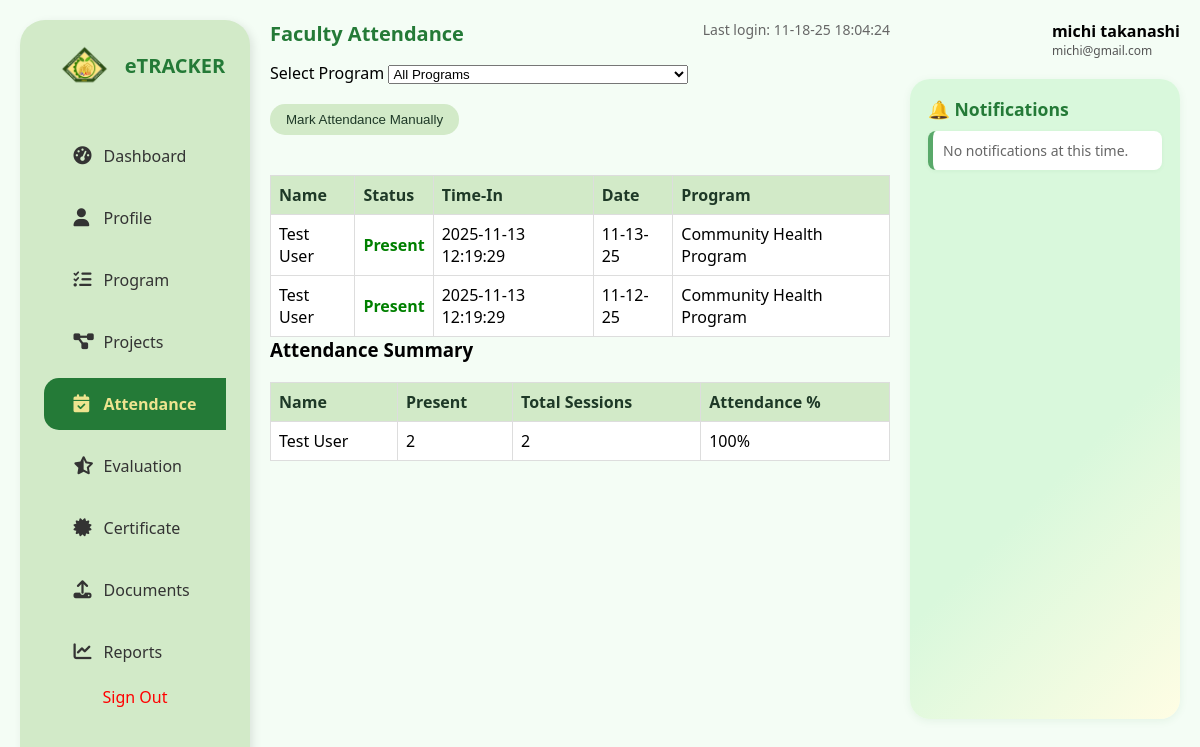
Screenshot of /FACULTY/Attendance.php?program_id=53 (signed in) with the database file from the repository.
### tables this page shows
CREATE TABLE `attendance` (
  `id` int(11) NOT NULL AUTO_INCREMENT,
  `student_name` varchar(255) NOT NULL,
  `program_id` int(11) NOT NULL,
  `status` enum('Present','Late','Absent') DEFAULT 'Present',
  `time_in` timestamp NULL DEFAULT current_timestamp(),
  `date` date NOT NULL,
  `session_id` int(11) DEFAULT NULL,
  `created_at` timestamp NULL DEFAULT current_timestamp(),
  PRIMARY KEY (`id`),
  KEY `idx_program` (`program_id`),
  KEY `idx_date` (`date`),
  KEY `idx_student` (`student_name`),
  CONSTRAINT `attendance_ibfk_1` FOREIGN KEY (`program_id`) REFERENCES `programs` (`id`) ON DELETE CASCADE
);

CREATE TABLE `programs` (
  `id` int(11) NOT NULL AUTO_INCREMENT,
  `program_name` varchar(255) NOT NULL,
  `project_titles` longtext DEFAULT NULL,
  `department_id` int(11) DEFAULT NULL,
  `department` varchar(100) DEFAULT NULL,
  `program_type` varchar(100) DEFAULT NULL,
  `location` varchar(255) DEFAULT NULL,
  `target_audience` varchar(100) DEFAULT NULL,
  `start_date` date DEFAULT NULL,
  `previous_date` date DEFAULT NULL,
  `end_date` date DEFAULT NULL,
  `status` enum('planning','ongoing','ended','completed','cancelled') DEFAULT 'planning',
  `max_students` int(11) DEFAULT 0,
  `male_count` int(11) DEFAULT 0,
  `female_count` int(11) DEFAULT 0,
  `requirements` text DEFAULT NULL,
  `budget` decimal(10,2) DEFAULT NULL,
  `description` text DEFAULT NULL,
  `sdg_goals` text DEFAULT NULL,
  `faculty_id` int(11) DEFAULT NULL,
  `created_at` timestamp NOT NULL DEFAULT current_timestamp(),
  `updated_at` timestamp NOT NULL DEFAULT current_timestamp() ON UPDATE current_timestamp(),
  `is_archived` tinyint(1) NOT NULL DEFAULT 0,
  `archived_at` datetime DEFAULT NULL,
  PRIMARY KEY (`id`),
  KEY `fk_faculty_id_faculty` (`faculty_id`),
  KEY `programs_ibfk_1` (`department_id`),
  KEY `idx_programs_is_archived` (`is_archived`),
  KEY `idx_programs_department_id` (`department_id`),
  KEY `idx_programs_faculty_id` (`faculty_id`),
  KEY `idx_programs_status` (`status`),
  CONSTRAINT `fk_faculty_id_faculty` FOREIGN KEY (`faculty_id`) REFERENCES `users` (`id`) ON DELETE CASCADE ON UPDATE CASCADE,
  CONSTRAINT `programs_ibfk_1` FOREIGN KEY (`department_id`) REFERENCES `departments` (`department_id`) ON DELETE CASCADE ON UPDATE CASCADE
);

CREATE TABLE `users` (
  `id` int(11) NOT NULL AUTO_INCREMENT,
  `firstname` varchar(100) DEFAULT NULL,
  `lastname` varchar(100) DEFAULT NULL,
  `email` varchar(255) DEFAULT NULL,
  `password` varchar(255) DEFAULT NULL,
  `department_id` int(11) DEFAULT NULL,
  `role` enum('admin','faculty','student') DEFAULT NULL,
  `created_at` timestamp NOT NULL DEFAULT current_timestamp(),
  `phone` varchar(20) DEFAULT NULL,
  `department` varchar(100) DEFAULT NULL,
  `comm_preference` enum('email','sms') DEFAULT 'email',
  `verification_status` enum('verified','unverified') DEFAULT 'unverified',
  PRIMARY KEY (`id`),
  KEY `department_id` (`department_id`),
  CONSTRAINT `users_ibfk_1` FOREIGN KEY (`department_id`) REFERENCES `departments` (`department_id`) ON DELETE CASCADE
);

### FACULTY/Attendance.php (the view, shortened to what this page needs)
<?php
require_once 'db.php';
$user_id = $_SESSION['user_id'];
$user_fullname = 'Unknown User';
$user_email = 'unknown@cvsu.edu.ph';
$user_sql = "SELECT firstname, lastname, email FROM users WHERE id = ?";
$user_stmt = $conn->prepare($user_sql);
$user_stmt->bind_param("i", $user_id);
$user_stmt->execute();
$user_result = $user_stmt->get_result();
if ($user_row = $user_result->fetch_assoc()) {
    $user_fullname = $user_row['firstname'] . ' ' . $user_row['lastname'];
    $user_email = $user_row['email'];
}
$faculty_id = null;
$faculty_sql = "SELECT id, department FROM faculty WHERE user_id = ?";
$faculty_stmt = $conn->prepare($faculty_sql);
$faculty_stmt->bind_param("i", $user_id);
$faculty_stmt->execute();
$faculty_result = $faculty_stmt->get_result();
if ($faculty_row = $faculty_result->fetch_assoc()) {
    $faculty_id = (int)$faculty_row['id'];
}
if (!$faculty_id) {
    $error_message = "Faculty record not found. Please contact your administrator to set up your faculty profile.";
    $show_error = true;
    $programs = [];
    $attendance_records = [];
    $notifications = [];
    $summary = [];
    $enrolled_students = [];
    error_log("Faculty ID not found for user_id: " . $user_id);
} else {
    $show_error = false;
    $show_error = false;
$selected_program_id = isset($_GET['program_id']) && $_GET['program_id'] != 'all' ? $_GET['program_id'] : 'all';
$attendance_records = [];
if ($selected_program_id == 'all') {
    $attendance_query = "SELECT a.student_name, a.status, a.time_in, a.date, p.program_name
                         FROM attendance a
                         JOIN programs p ON a.program_id = p.id
                         WHERE p.faculty_id = ?
                         ORDER BY a.date DESC, a.time_in DESC";
    $attendance_stmt = $conn->prepare($attendance_query);
    $attendance_stmt->bind_param("i", $faculty_id);
    $attendance_stmt->execute();
    $attendance_result = $attendance_stmt->get_result();
    if ($attendance_result) {
        while ($row = $attendance_result->fetch_assoc()) {
            $attendance_records[] = $row;
        }
        $attendance_result->free();
    }
} else {
    $attendance_query = "SELECT a.student_name, a.status, a.time_in, a.date, p.program_name
                         FROM attendance a
                         JOIN programs p ON a.program_id = p.id
                         WHERE a.program_id = ?
                         ORDER BY a.date DESC, a.time_in DESC";
    $attendance_stmt = $conn->prepare($attendance_query);
    $attendance_stmt->bind_param("i", $selected_program_id);
    $attendance_stmt->execute();
    $attendance_result = $attendance_stmt->get_result();
    if ($attendance_result) {
        while ($row = $attendance_result->fetch_assoc()) {
            $attendance_records[] = $row;
        }
    }
}
$notifications = [];
$summary = [];
if ($selected_program_id != 'all') {
    $students_query = "SELECT DISTINCT student_name FROM attendance WHERE program_id = ?";
    $students_stmt = $conn->prepare($students_query);
    $students_stmt->bind_param("i", $selected_program_id);
    $students_stmt->execute();
    $students_result = $students_stmt->get_result();
    while ($student = $students_result->fetch_assoc()) {
        $name = $student['student_name'];
        $total_query = "SELECT COUNT(*) as total FROM attendance WHERE program_id = ? AND student_name = ?";
        $present_query = "SELECT COUNT(*) as present FROM attendance WHERE program_id = ? AND student_name = ? AND status = 'Present'";
        $total_stmt = $conn->prepare($total_query);
        $total_stmt->bind_param("is", $selected_program_id, $name);
        $total_stmt->execute();
        $total_result = $total_stmt->get_result()->fetch_assoc();
        $total = $total_result['total'];
        $present_stmt = $conn->prepare($present_query);
        $present_stmt->bind_param("is", $selected_program_id, $name);
        $present_stmt->execute();
        $present_result = $present_stmt->get_result()->fetch_assoc();
        $present = $present_result['present'];
        $percentage = $total > 0 ? round(($present / $total) * 100) : 0;
        $summary[] = [
            'student_name' => $name,
            'present' => $present,
            'total' => $total,
            'percentage' => $percentage
        ];
    }
}
}
?>
<!DOCTYPE html>
<html lang="en">
<head>
  <link rel="stylesheet" href="sample.css" />
  <link rel="stylesheet" href="https://cdnjs.cloudflare.com/ajax/libs/font-awesome/6.5.0/css/all.min.css">
</head>
<body>
  <div class="container">
    <aside class="sidebar">
       <div class="logo">
        <img src="logo.png" alt="Logo" class="logo-img" />
        <span class="logo-text">eTRACKER</span>
      </div>
      <nav>
        <ul>
          <li><a href="Dashboard.php"><i class="fas fa-tachometer-alt"></i> Dashboard</a></li>
          <li><a href="profile.php"><i class="fas fa-user"></i> Profile</a></li>
          <li><a href="Programs.php"><i class="fas fa-tasks"></i> Program</a></li>
                    <li><a href="Projects.php"><i class="fas fa-project-diagram"></i> Projects</a></li>
          <li class="active"><a href="Attendance.php"><i class="fas fa-calendar-check"></i> Attendance</a></li>
          <li ><a href="Evaluation.php"><i class="fas fa-star-half-alt"></i> Evaluation</a></li>
          <li><a href="certificates.php"><i class="fas fa-certificate"></i> Certificate</a></li>
          <li><a href="upload.php"><i class="fas fa-upload"></i> Documents </a></li>
          <li><a href="reports.PHP"><i class="fas fa-chart-line"></i> Reports</a></li>
        </ul>
 <div class="sign-out" style="position: absolute; bottom: 30px; left: 0; width: 100%; text-align: center;">
          <a href="../register/logout.php" style="color: inherit; text-decoration: none; display: block; padding: 12px 0;">Sign Out</a>
        </div>      </nav>
    </aside>
    <div class="main-grid">
      <div class="main-content">
        <header class="topbar">
          <div class="role-label">Faculty Attendance</div>
          <div class="last-login">Last login: <?php echo date('m-d-y H:i:s'); ?></div>
</header>
        <?php if ($show_error): ?>
          <div class="error-message" style="background: #ffeaea; border: 1px solid #e74c3c; color: #e74c3c; padding: 20px; border-radius: 5px; margin: 20px 0; text-align: center;">
            <h3>⚠️ <?php echo htmlspecialchars($error_message); ?></h3>
            <p>Please contact your system administrator to complete your faculty profile setup.</p>
          </div>
        <?php else: ?>
        <div class="program-selection">
          <label for="program-select">Select Program</label>
          <select id="program-select" name="program_id" onchange="window.location.href='Attendance.php?program_id=' + this.value">
            <option value="all" <?php echo ($selected_program_id == 'all') ? 'selected' : ''; ?>>All Programs</option>
          </select>
        </div>
        <div class="attendance-controls">
          <button class="btn" onclick="openManualAttendanceModal()">Mark Attendance Manually</button>
        </div>
        <table class="attendance-table">
          <thead>
            <tr>
              <th>Name</th>
              <th>Status</th>
              <th>Time-In</th>
              <th>Date</th>
              <th>Program</th>
            </tr>
          </thead>
          <tbody>
            <?php if (empty($attendance_records)): ?>
              <tr><td colspan="5">No attendance records found.</td></tr>
            <?php else: ?>
              <?php foreach ($attendance_records as $record): ?>
                <tr>
                  <td><?php echo htmlspecialchars($record['student_name'] ?? 'N/A'); ?></td>
                  <td class="status-<?php echo strtolower(str_replace(' ', '-', htmlspecialchars($record['status'] ?? 'Absent'))); ?>">
                    <?php echo htmlspecialchars($record['status'] ?? 'Absent'); ?>
                  </td>
                  <td><?php echo htmlspecialchars($record['time_in'] ?? '-'); ?></td>
                  <td><?php echo htmlspecialchars(date('m-d-y', strtotime($record['date'] ?? 'now'))); ?></td>
                  <td><?php echo htmlspecialchars($record['program_name']); ?></td>
                </tr>
              <?php endforeach; ?>
            <?php endif; ?>
          </tbody>
        </table>
        <?php if ($selected_program_id != 'all'): ?>
          <h3>Attendance Summary</h3>
          <table class="attendance-table">
            <thead>
              <tr>
                <th>Name</th>
                <th>Present</th>
                <th>Total Sessions</th>
                <th>Attendance %</th>
              </tr>
            </thead>
            <tbody>
              <?php if (empty($summary)): ?>
                <tr><td colspan="4">No attendance summary available.</td></tr>
              <?php else: ?>
                <?php foreach ($summary as $row): ?>
                  <tr<?php if ($row['percentage'] < 80): ?> style="background:#ffeaea;"<?php endif; ?>>
                    <td><?php echo htmlspecialchars($row['student_name']); ?></td>
                    <td><?php echo $row['present']; ?></td>
                    <td><?php echo $row['total']; ?></td>
                    <td><?php echo $row['percentage']; ?>%</td>
                  </tr>
                <?php endforeach; ?>
              <?php endif; ?>
            </tbody>
          </table>
        <?php endif; ?>
        <?php endif;  ?>
      </div>
      <div class="right-panel">
        <div class="user-info">
          <div class="name"><?php echo htmlspecialchars($user_fullname); ?></div>
          <div class="email"><?php echo htmlspecialchars($user_email); ?></div>
        </div>
        <div class="notifications">
          <h3>🔔 Notifications</h3>
          <?php if (empty($notifications)): ?>
            <div class="note no-notifications">No notifications at this time.</div>
          <?php endif; ?>
        </div>
      </div>
    </div>
  </div>
</body>
</html>

### FACULTY/sample.css (style rules this page uses)
* { margin: 0; padding: 0; box-sizing: border-box; }
body { font-family: 'Segoe UI', sans-serif; background-color: #f4fdf5; height: 100vh; }
.container { display: flex; gap: 20px; padding: 20px; }
nav ul { list-style: none; padding: 0; }
nav ul li { margin: 10px 0; }
nav ul li a { text-decoration: none; color: #333; display: flex; align-items: center; gap: 10px; }
nav ul li.active a { font-weight: bold; color: #eee48f; }
nav i { width: 20px; }
.sidebar { width: 230px; height: 95vh; background-color: #d2eac8; border-radius: 25px; box-shadow: 3px 3px 10px rgba(0, 0, 0, 0.1); padding: 20px 0; display: flex; flex-direction: column; align-items: center; position: sticky; top: 20px; }
.sidebar .logo { font-size: 20px; font-weight: bold; color: #247a37; margin-bottom: 30px; }
.sidebar nav ul { list-style: none; width: 100%; }
.sidebar nav ul li { padding: 15px 30px; display: flex; align-items: center; gap: 10px; cursor: pointer; color: #1e3927; transition: all 0.2s ease; }
.sidebar nav ul li.active, .sidebar nav ul li:hover { background-color: #247a37; color: #ffffff; border-radius: 15px 0 0 15px; }
.sidebar nav ul li i { font-style: normal; font-size: 18px; }
.sign-out { margin-top: auto; margin-bottom: 20px; padding: 10px 20px; color: red; cursor: pointer; }
.sidebar .logo { display: flex; align-items: center; font-size: 30px; font-weight: bold; color: #247a37; margin-bottom: 30px; }
.logo-img { width: 80px; height: 50px; object-fit: contain; }
.logo-text { font-size: 20px; }
.main-grid { display: grid; grid-template-columns: 1fr 270px; flex: 1; gap: 20px; }
.main-content { display: flex; flex-direction: column; flex: 1; }
.right-panel { display: flex; flex-direction: column; align-items: flex-end; gap: 10px; }
.user-info .name { font-weight: bold; }
.user-info .email { font-size: 12px; color: #555; }
.notifications { margin-top: 10px; background: linear-gradient(135deg, #d9f8dc 60%, #fffde4 100%); padding: 18px; border-radius: 20px; box-shadow: 0 2px 8px rgba(36, 122, 55, 0.08); width: 100%; min-width: 0; max-width: unset; animation: fadeInUp 1.3s; box-sizing: border-box; align-self: stretch; height: 80vh; }
.notifications h3 { margin-bottom: 10px; color: #247a37; font-size: 1.1rem; }
.note { background: #fff; padding: 10px; margin-bottom: 10px; border-left: 5px solid #59a96a; border-radius: 8px; font-size: 14px; box-shadow: 0 1px 4px rgba(36, 122, 55, 0.06); animation: fadeInUp 1.4s; }
.no-notifications { font-size: 14px; color: #666; }
.topbar { display: flex; justify-content: space-between; align-items: flex-start; margin-bottom: 10px; }
.last-login { font-size: 14px; color: #666; }
.role-label { font-size: 20px; font-weight: bold; color: #247a37; margin-bottom: 5px; }

### FACULTY/Attendance.php (style rules this page uses)
.attendance-controls { display: flex; gap: 20px; margin: 20px 0; align-items: center; }
.btn { padding: 8px 16px; background-color: #d2eac8; border: none; border-radius: 15px; cursor: pointer; color: #1e3927; }
.attendance-table { width: 100%; border-collapse: collapse; margin-top: 20px; }
.attendance-table th, .attendance-table td { border: 1px solid #ddd; padding: 8px; text-align: left; }
.attendance-table th { background-color: #d2eac8; color: #1e3927; }
.attendance-table td { background-color: #fff; }
.status-present { color: green; font-weight: bold; }

### rows the page displays
attendance: student_name "Test User", status "Present", time_in "2025-11-13 12:19:29", date "11-13-25", program.program_name "Community Health Program"
attendance: student_name "Test User", status "Present", time_in "2025-11-13 12:19:29", date "11-12-25", program.program_name "Community Health Program"
users: user_fullname "michi takanashi", email "michi@gmail.com"

### other values shown
$row['student_name'] "Test User"
$row['present'] "2"
$row['total'] "2"
$row['percentage'] "100"
